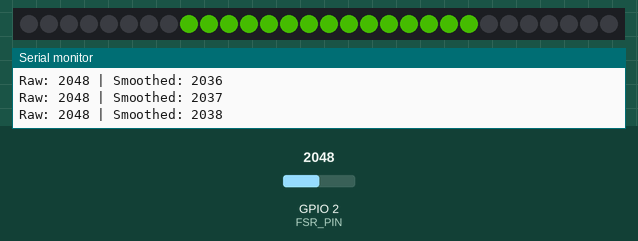
Recording of a sketch running on a simulated Seeed XIAO ESP32-C3. Parts: 30 RGB LEDs in strip order, left to right, the last lines printed to the serial monitor. The inputs (shaded band) are chosen by the test bench; at power-on: GPIO 2 (FSR_PIN) = 2048 (analog values on the 0–4095 scale). Dim RGB values are drawn brighter than linear.

Above: at 2.6 s.
2.7 s: GPIO 2 (FSR_PIN) set to 2866
At 4.4 s:
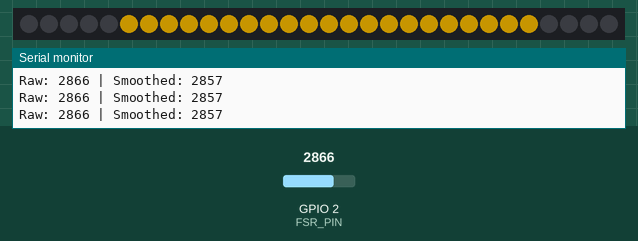
4.6 s: GPIO 2 (FSR_PIN) set to 491
At 6.5 s:
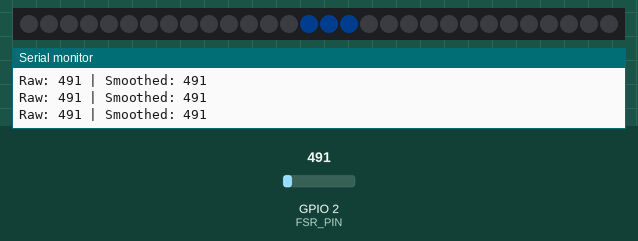
6.8 s: GPIO 2 (FSR_PIN) set to 60
At 8.7 s:
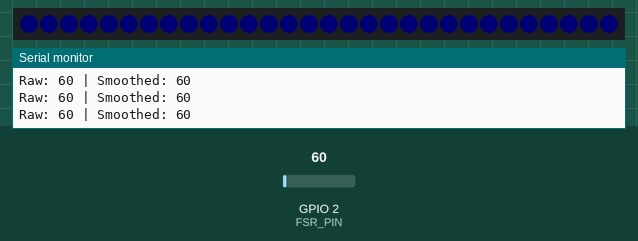
9.3 s: GPIO 2 (FSR_PIN) set to 4095
At 11.2 s:
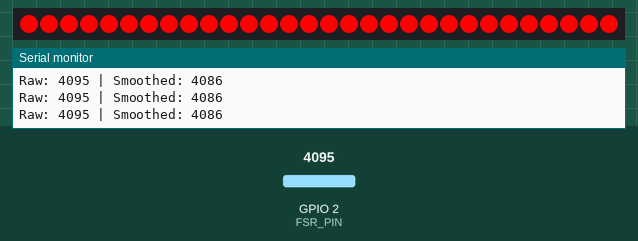
11.5 s: GPIO 2 (FSR_PIN) set to 0
At 11.98 s:
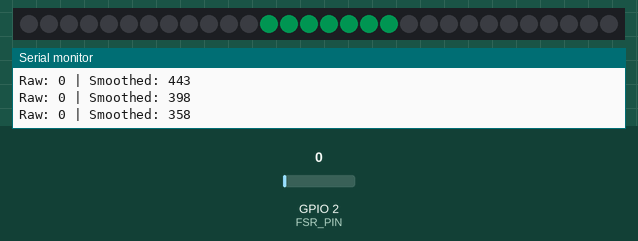
13.3 s: GPIO 2 (FSR_PIN) set to 140
At 14.2 s:
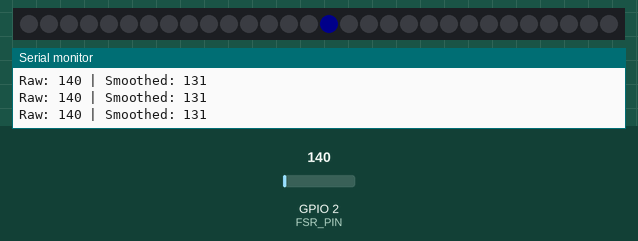
Timing chart, 0 to 16.3 s (numbered marks = the images above; inputs shaded):
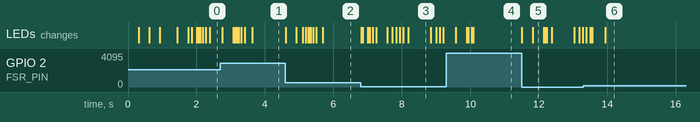

Measured:
- after the input at 2.7 s, the LEDs: first change after 0.05 s (image 1 shows a later state)
- after the input at 4.6 s, the LEDs: first change at once (image 2 shows a later state)
- after the input at 9.3 s, the LEDs: first change after 0.27 s (image 4 shows a later state)
- after the input at 11.5 s, the LEDs: first change at once (image 5 shows a later state)
- after the input at 13.3 s, the LEDs: first differ from a run without the input after 0.26 s (image 6 shows a later state)

The sketch:

pressure_reactive_leds.ino
```cpp
/*
 * Pressure-Reactive LED Strip
 *
 * Hardware:
 *   - ESP32 Dev Board
 *   - FSR (Force Sensitive Resistor) on GPIO 34
 *   - WS2812B LED Strip (data on GPIO 4)
 *   - 10K pull-down resistor for FSR
 *   - 330 ohm resistor on LED data line
 *   - 1000uF capacitor across power rails
 *
 * Press harder on the FSR -> brighter colors, more LEDs lit
 */

#include <FastLED.h>

// Pin definitions (XIAO ESP32-C3)
#define FSR_PIN       D0    // A0/D0 - Analog input for pressure sensor
#define LED_PIN       D1    // D1 - Data pin for WS2812B strip
#define NUM_LEDS      30    // Adjust to match your strip length
#define LED_TYPE      WS2812B
#define COLOR_ORDER   GRB

// LED array
CRGB leds[NUM_LEDS];

// Pressure reading variables
int pressureValue = 0;
int smoothedPressure = 0;
const float smoothingFactor = 0.1;  // Lower = more smoothing

// Calibration values (adjust based on your FSR)
const int PRESSURE_MIN = 100;   // Minimum reading when pressed lightly
const int PRESSURE_MAX = 4000;  // Maximum reading when pressed hard

void setup() {
  Serial.begin(115200);
  Serial.println("Pressure-Reactive LED Strip Starting...");

  // Initialize FastLED
  FastLED.addLeds<LED_TYPE, LED_PIN, COLOR_ORDER>(leds, NUM_LEDS);
  FastLED.setBrightness(255);
  FastLED.clear();
  FastLED.show();

  // Configure ADC for ESP32
  analogReadResolution(12);  // 12-bit resolution (0-4095)
  analogSetAttenuation(ADC_11db);  // Full 0-3.3V range

  // Startup animation
  startupAnimation();

  Serial.println("Ready! Press the sensor...");
}

void loop() {
  // Read pressure sensor
  pressureValue = analogRead(FSR_PIN);

  // Apply exponential smoothing
  smoothedPressure = (smoothingFactor * pressureValue) +
                     ((1 - smoothingFactor) * smoothedPressure);

  // Debug output
  Serial.print("Raw: ");
  Serial.print(pressureValue);
  Serial.print(" | Smoothed: ");
  Serial.println(smoothedPressure);

  // Map pressure to LED behavior
  if (smoothedPressure < PRESSURE_MIN) {
    // No pressure - LEDs off or dim idle animation
    idleAnimation();
  } else {
    // Pressure detected - reactive mode
    pressureReactiveMode(smoothedPressure);
  }

  FastLED.show();
  delay(20);  // ~50fps update rate
}

void startupAnimation() {
  // Quick rainbow sweep to confirm LEDs work
  for (int i = 0; i < NUM_LEDS; i++) {
    leds[i] = CHSV(i * 255 / NUM_LEDS, 255, 150);
    FastLED.show();
    delay(30);
  }
  delay(500);
  FastLED.clear();
  FastLED.show();
}

void idleAnimation() {
  // Gentle breathing effect when no pressure
  static uint8_t brightness = 0;
  static int8_t direction = 1;

  brightness += direction;
  if (brightness >= 30 || brightness <= 0) {
    direction = -direction;
  }

  for (int i = 0; i < NUM_LEDS; i++) {
    leds[i] = CHSV(160, 255, brightness);  // Soft blue pulse
  }
}

void pressureReactiveMode(int pressure) {
  // Map pressure to 0-255 range
  int mappedPressure = constrain(
    map(pressure, PRESSURE_MIN, PRESSURE_MAX, 0, 255),
    0, 255
  );

  // Calculate how many LEDs to light (pressure = more LEDs)
  int numLit = map(mappedPressure, 0, 255, 1, NUM_LEDS);

  // Calculate color (pressure shifts from blue -> green -> yellow -> red)
  uint8_t hue = map(mappedPressure, 0, 255, 160, 0);

  // Calculate brightness (pressure = brighter)
  uint8_t brightness = map(mappedPressure, 0, 255, 50, 255);

  // Clear all LEDs first
  FastLED.clear();

  // Light up LEDs from center outward (or change to from one end)
  int center = NUM_LEDS / 2;
  for (int i = 0; i < numLit / 2 + 1; i++) {
    int leftIndex = center - i;
    int rightIndex = center + i;

    if (leftIndex >= 0) {
      leds[leftIndex] = CHSV(hue, 255, brightness);
    }
    if (rightIndex < NUM_LEDS) {
      leds[rightIndex] = CHSV(hue, 255, brightness);
    }
  }
}

// Alternative mode: Fill from one end
void pressureReactiveFill(int pressure) {
  int mappedPressure = constrain(
    map(pressure, PRESSURE_MIN, PRESSURE_MAX, 0, 255),
    0, 255
  );

  int numLit = map(mappedPressure, 0, 255, 0, NUM_LEDS);
  uint8_t hue = map(mappedPressure, 0, 255, 160, 0);
  uint8_t brightness = map(mappedPressure, 0, 255, 50, 255);

  for (int i = 0; i < NUM_LEDS; i++) {
    if (i < numLit) {
      leds[i] = CHSV(hue, 255, brightness);
    } else {
      leds[i] = CRGB::Black;
    }
  }
}

// Alternative mode: Uniform color change only
void pressureReactiveColor(int pressure) {
  int mappedPressure = constrain(
    map(pressure, PRESSURE_MIN, PRESSURE_MAX, 0, 255),
    0, 255
  );

  uint8_t hue = map(mappedPressure, 0, 255, 160, 0);
  uint8_t brightness = map(mappedPressure, 0, 255, 30, 255);

  fill_solid(leds, NUM_LEDS, CHSV(hue, 255, brightness));
}
```
